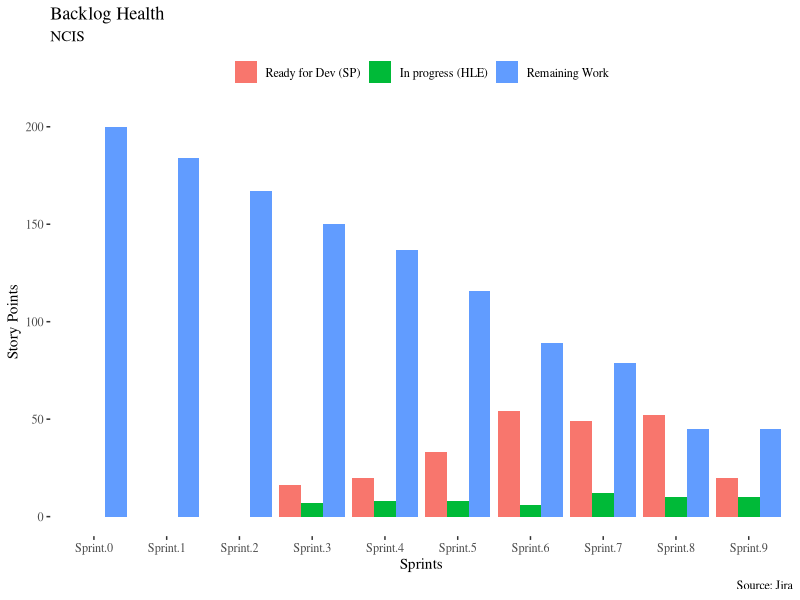
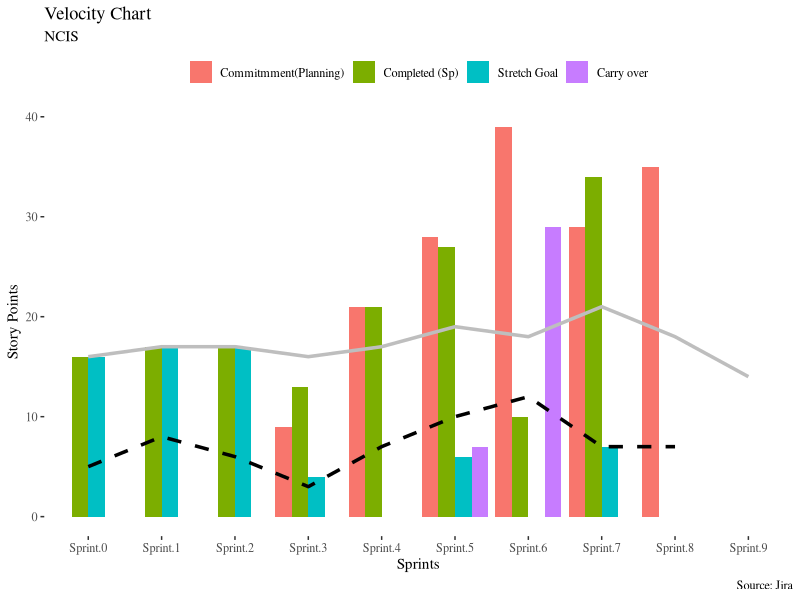

Source code (R) for these figures, in order:
## ---- chunk 1
knitr::opts_chunk$set(echo = FALSE, message = FALSE, warning = FALSE)
library(tidyverse)
library(reshape2)
library(ggthemes)
library(knitr)
theme_set(
  theme_tufte() +
    theme(legend.position = "top", legend.title = element_blank())
  )
## ---- chunk 2
# read data
sprint.summary <- read.csv("./sprint-summary.csv")
previous.action.items <- read.csv("./previous-action-items.csv")

# transpose
sprints <- sprint.summary %>% 
  gather(key = key, value = value, 2:ncol(sprint.summary)) %>% 
  spread(key = names(sprint.summary)[1], value = "value")
## ---- chunk 3
kable(previous.action.items)
## ---- chunk 4
# prepare for graph: backlog-health
sprints_backlog_health <- melt(sprints[,c("key","Ready for Dev (SP)", "In progress (HLE)", "Remaining Work")],id.vars = 1)
sprints_backlog_health[, c(3)] <- sapply(sprints_backlog_health[, c(3)], as.numeric)

# graph: backlog-health
ggplot(sprints_backlog_health, aes(x = sprints_backlog_health$key,y = sprints_backlog_health$value)) + 
    geom_bar(aes(fill = sprints_backlog_health$variable),stat = "identity",position = "dodge")  +
    labs(title = "Backlog Health", subtitle = "NCIS", caption = "Source: Jira", x = "Sprints", y = "Story Points")
## ---- chunk 5
# prepare for graph: velocity
sprints_velocity <- melt(sprints[,c("key", "Commitmment(Planning)", "Completed (Sp)", "Stretch Goal", "Carry over")],id.vars = 1)
sprints_velocity[, c(3)] <- sapply(sprints_velocity[, c(3)], as.numeric)

# prepare for graph: us
sprints_us <- sprints %>%  
  select("key", "User Stories")
sprints_us[, c(2)] <- sapply(sprints_us[, c(2)], as.numeric)

# prepare for graph: av
sprints_av <- sprints %>%  
  select("key", "Average Velocity")
sprints_av[, c(2)] <- sapply(sprints_av[, c(2)], as.numeric)

# graph: velocity
ggplot() + 
    geom_bar(data=sprints_velocity,aes(x = sprints_velocity$key,y = sprints_velocity$value,fill = sprints_velocity$variable),stat = "identity",position = "dodge") +
    geom_line(aes(x=sprints_us$key, y=sprints_us$`User Stories`, group=1), linetype = "dashed", color="black", size=1.2) +
    geom_line(aes(x=sprints_av$key, y=sprints_av$`Average Velocity`, group=1),color="grey", size=1.2) +
    labs(title = "Velocity Chart", subtitle = "NCIS", caption = "Source: Jira", x = "Sprints", y = "Story Points")
